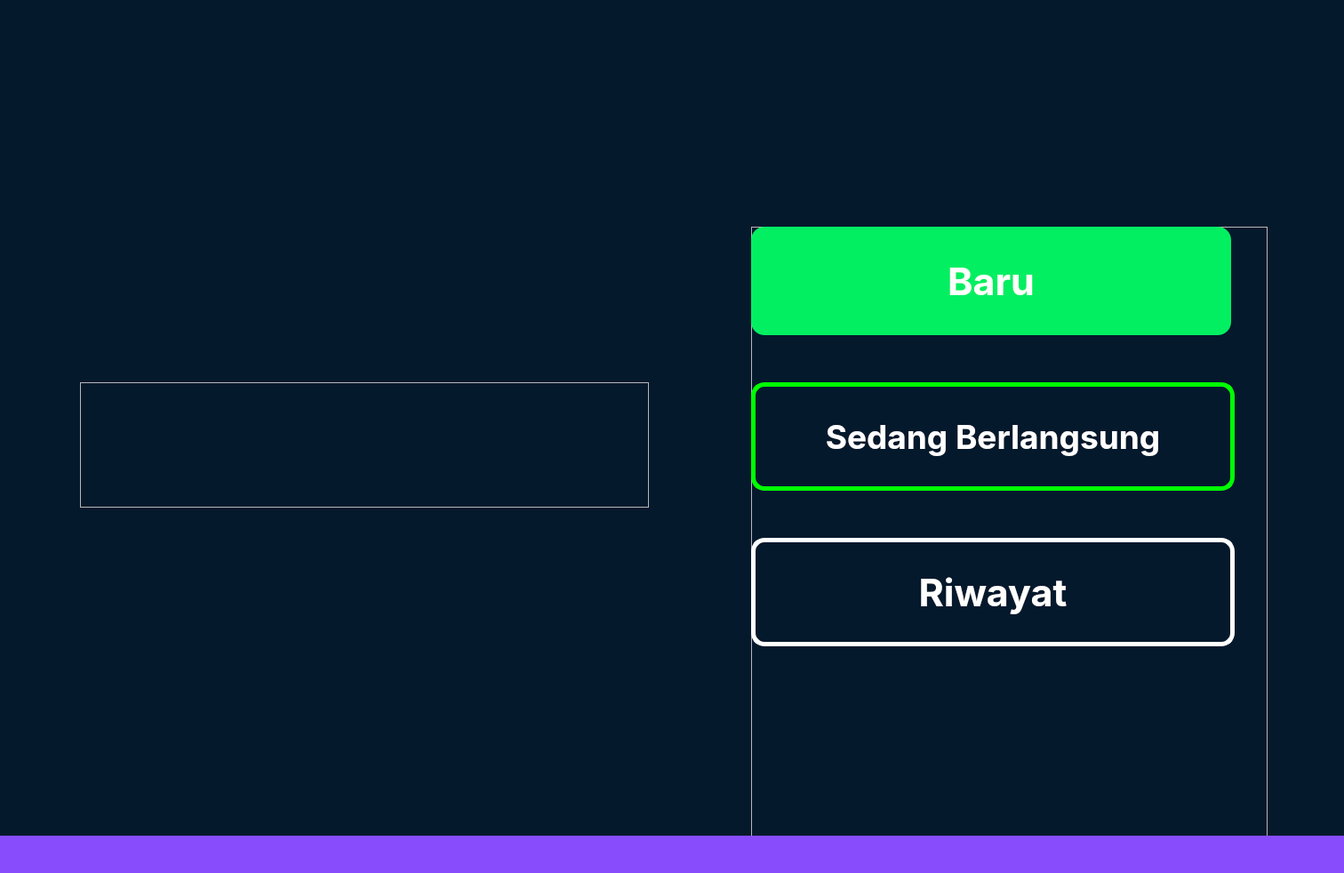
<?xml version="1.0" encoding="UTF-8"?>
<ui version="4.0">
 <class>Home</class>
 <widget class="QDialog" name="Home">
  <property name="geometry">
   <rect>
    <x>0</x>
    <y>0</y>
    <width>1512</width>
    <height>982</height>
   </rect>
  </property>
  <property name="font">
   <font>
    <family>Inter</family>
   </font>
  </property>
  <property name="windowTitle">
   <string>Dialog</string>
  </property>
  <property name="styleSheet">
   <string notr="true"/>
  </property>
  <widget class="QFrame" name="buttons">
   <property name="geometry">
    <rect>
     <x>845</x>
     <y>255</y>
     <width>581</width>
     <height>821</height>
    </rect>
   </property>
   <property name="styleSheet">
    <string notr="true"/>
   </property>
   <property name="frameShape">
    <enum>QFrame::StyledPanel</enum>
   </property>
   <property name="frameShadow">
    <enum>QFrame::Raised</enum>
   </property>
   <widget class="QPushButton" name="button_baru">
    <property name="geometry">
     <rect>
      <x>0</x>
      <y>0</y>
      <width>540</width>
      <height>122</height>
     </rect>
    </property>
    <property name="font">
     <font>
      <family>Inter</family>
      <pointsize>32</pointsize>
      <weight>75</weight>
      <bold>true</bold>
     </font>
    </property>
    <property name="cursor">
     <cursorShape>PointingHandCursor</cursorShape>
    </property>
    <property name="styleSheet">
     <string notr="true">QPushButton{
background-color: rgba(3, 239, 98, 1);
border-radius: 15px;
color: rgba(255,255,255,1);
}

QPushButton:hover {
    background-color: rgba(3, 239, 98, 0.8);
}

QPushButton:pressed {
    background-color: rgba(3, 239, 98, 0.6);
}
</string>
    </property>
    <property name="text">
     <string>Baru</string>
    </property>
   </widget>
   <widget class="QPushButton" name="button_sedangberlangsung">
    <property name="geometry">
     <rect>
      <x>0</x>
      <y>175</y>
      <width>544</width>
      <height>122</height>
     </rect>
    </property>
    <property name="font">
     <font>
      <family>Inter</family>
      <pointsize>28</pointsize>
      <weight>75</weight>
      <bold>true</bold>
     </font>
    </property>
    <property name="cursor">
     <cursorShape>PointingHandCursor</cursorShape>
    </property>
    <property name="styleSheet">
     <string notr="true">QPushButton {
    background-color: transparent;
    border-style: solid;
    border-width: 5px;
    border-color: #00ff00; /* green color */
    border-radius: 15px;
    color: white;
}

QPushButton:hover {
    background-color: rgba(3, 239, 98, 0.8);
}

QPushButton:pressed {
    background-color: rgba(3, 239, 98, 0.6);
}</string>
    </property>
    <property name="text">
     <string>Sedang Berlangsung</string>
    </property>
   </widget>
   <widget class="QPushButton" name="button_riwayat">
    <property name="geometry">
     <rect>
      <x>0</x>
      <y>350</y>
      <width>544</width>
      <height>122</height>
     </rect>
    </property>
    <property name="font">
     <font>
      <family>Inter</family>
      <pointsize>32</pointsize>
      <weight>75</weight>
      <bold>true</bold>
     </font>
    </property>
    <property name="cursor">
     <cursorShape>PointingHandCursor</cursorShape>
    </property>
    <property name="styleSheet">
     <string notr="true">QPushButton {
    background-color: transparent;
    border-style: solid;
    border-width: 5px;
    border-color: #FFFFFF; /* white color */
    border-radius: 15px;
    color: white;
}

QPushButton:hover {
    background-color: rgba(3, 239, 98, 0.8);
}

QPushButton:pressed {
    background-color: rgba(3, 239, 98, 0.6);
}</string>
    </property>
    <property name="text">
     <string>Riwayat</string>
    </property>
   </widget>
  </widget>
  <widget class="QFrame" name="text">
   <property name="geometry">
    <rect>
     <x>90</x>
     <y>430</y>
     <width>640</width>
     <height>141</height>
    </rect>
   </property>
   <property name="styleSheet">
    <string notr="true">QFrame{
background: url(&quot;../img/home/text.png&quot;);
background-repeat: none;
}</string>
   </property>
   <property name="frameShape">
    <enum>QFrame::StyledPanel</enum>
   </property>
   <property name="frameShadow">
    <enum>QFrame::Raised</enum>
   </property>
  </widget>
  <widget class="QLabel" name="label_14">
   <property name="geometry">
    <rect>
     <x>-60</x>
     <y>-20</y>
     <width>1700</width>
     <height>1000</height>
    </rect>
   </property>
   <property name="palette">
    <palette>
     <active>
      <colorrole role="Button">
       <brush brushstyle="SolidPattern">
        <color alpha="255">
         <red>5</red>
         <green>25</green>
         <blue>45</blue>
        </color>
       </brush>
      </colorrole>
      <colorrole role="Base">
       <brush brushstyle="SolidPattern">
        <color alpha="255">
         <red>5</red>
         <green>25</green>
         <blue>45</blue>
        </color>
       </brush>
      </colorrole>
      <colorrole role="Window">
       <brush brushstyle="SolidPattern">
        <color alpha="255">
         <red>5</red>
         <green>25</green>
         <blue>45</blue>
        </color>
       </brush>
      </colorrole>
     </active>
     <inactive>
      <colorrole role="Button">
       <brush brushstyle="SolidPattern">
        <color alpha="255">
         <red>5</red>
         <green>25</green>
         <blue>45</blue>
        </color>
       </brush>
      </colorrole>
      <colorrole role="Base">
       <brush brushstyle="SolidPattern">
        <color alpha="255">
         <red>5</red>
         <green>25</green>
         <blue>45</blue>
        </color>
       </brush>
      </colorrole>
      <colorrole role="Window">
       <brush brushstyle="SolidPattern">
        <color alpha="255">
         <red>5</red>
         <green>25</green>
         <blue>45</blue>
        </color>
       </brush>
      </colorrole>
     </inactive>
     <disabled>
      <colorrole role="Button">
       <brush brushstyle="SolidPattern">
        <color alpha="255">
         <red>5</red>
         <green>25</green>
         <blue>45</blue>
        </color>
       </brush>
      </colorrole>
      <colorrole role="Base">
       <brush brushstyle="SolidPattern">
        <color alpha="255">
         <red>5</red>
         <green>25</green>
         <blue>45</blue>
        </color>
       </brush>
      </colorrole>
      <colorrole role="Window">
       <brush brushstyle="SolidPattern">
        <color alpha="255">
         <red>5</red>
         <green>25</green>
         <blue>45</blue>
        </color>
       </brush>
      </colorrole>
     </disabled>
    </palette>
   </property>
   <property name="styleSheet">
    <string notr="true">background-color: rgb(5,25,45);</string>
   </property>
   <property name="text">
    <string/>
   </property>
  </widget>
  <widget class="QLabel" name="label_2">
   <property name="geometry">
    <rect>
     <x>76</x>
     <y>58</y>
     <width>128</width>
     <height>128</height>
    </rect>
   </property>
   <property name="styleSheet">
    <string notr="true">background-image:url(:/img/logo/logo.png);
background-repeat: none;</string>
   </property>
   <property name="text">
    <string/>
   </property>
  </widget>
  <widget class="QLabel" name="label">
   <property name="geometry">
    <rect>
     <x>-140</x>
     <y>940</y>
     <width>1700</width>
     <height>100</height>
    </rect>
   </property>
   <property name="palette">
    <palette>
     <active>
      <colorrole role="Button">
       <brush brushstyle="SolidPattern">
        <color alpha="255">
         <red>136</red>
         <green>76</green>
         <blue>253</blue>
        </color>
       </brush>
      </colorrole>
      <colorrole role="Base">
       <brush brushstyle="SolidPattern">
        <color alpha="255">
         <red>136</red>
         <green>76</green>
         <blue>253</blue>
        </color>
       </brush>
      </colorrole>
      <colorrole role="Window">
       <brush brushstyle="SolidPattern">
        <color alpha="255">
         <red>136</red>
         <green>76</green>
         <blue>253</blue>
        </color>
       </brush>
      </colorrole>
     </active>
     <inactive>
      <colorrole role="Button">
       <brush brushstyle="SolidPattern">
        <color alpha="255">
         <red>136</red>
         <green>76</green>
         <blue>253</blue>
        </color>
       </brush>
      </colorrole>
      <colorrole role="Base">
       <brush brushstyle="SolidPattern">
        <color alpha="255">
         <red>136</red>
         <green>76</green>
         <blue>253</blue>
        </color>
       </brush>
      </colorrole>
      <colorrole role="Window">
       <brush brushstyle="SolidPattern">
        <color alpha="255">
         <red>136</red>
         <green>76</green>
         <blue>253</blue>
        </color>
       </brush>
      </colorrole>
     </inactive>
     <disabled>
      <colorrole role="Button">
       <brush brushstyle="SolidPattern">
        <color alpha="255">
         <red>136</red>
         <green>76</green>
         <blue>253</blue>
        </color>
       </brush>
      </colorrole>
      <colorrole role="Base">
       <brush brushstyle="SolidPattern">
        <color alpha="255">
         <red>136</red>
         <green>76</green>
         <blue>253</blue>
        </color>
       </brush>
      </colorrole>
      <colorrole role="Window">
       <brush brushstyle="SolidPattern">
        <color alpha="255">
         <red>136</red>
         <green>76</green>
         <blue>253</blue>
        </color>
       </brush>
      </colorrole>
     </disabled>
    </palette>
   </property>
   <property name="styleSheet">
    <string notr="true">background-color: rgb(136,76,253);</string>
   </property>
   <property name="text">
    <string/>
   </property>
  </widget>
  <zorder>label_14</zorder>
  <zorder>buttons</zorder>
  <zorder>text</zorder>
  <zorder>label_2</zorder>
  <zorder>label</zorder>
 </widget>
 <resources>
  <include location="image.qrc"/>
 </resources>
 <connections/>
</ui>
